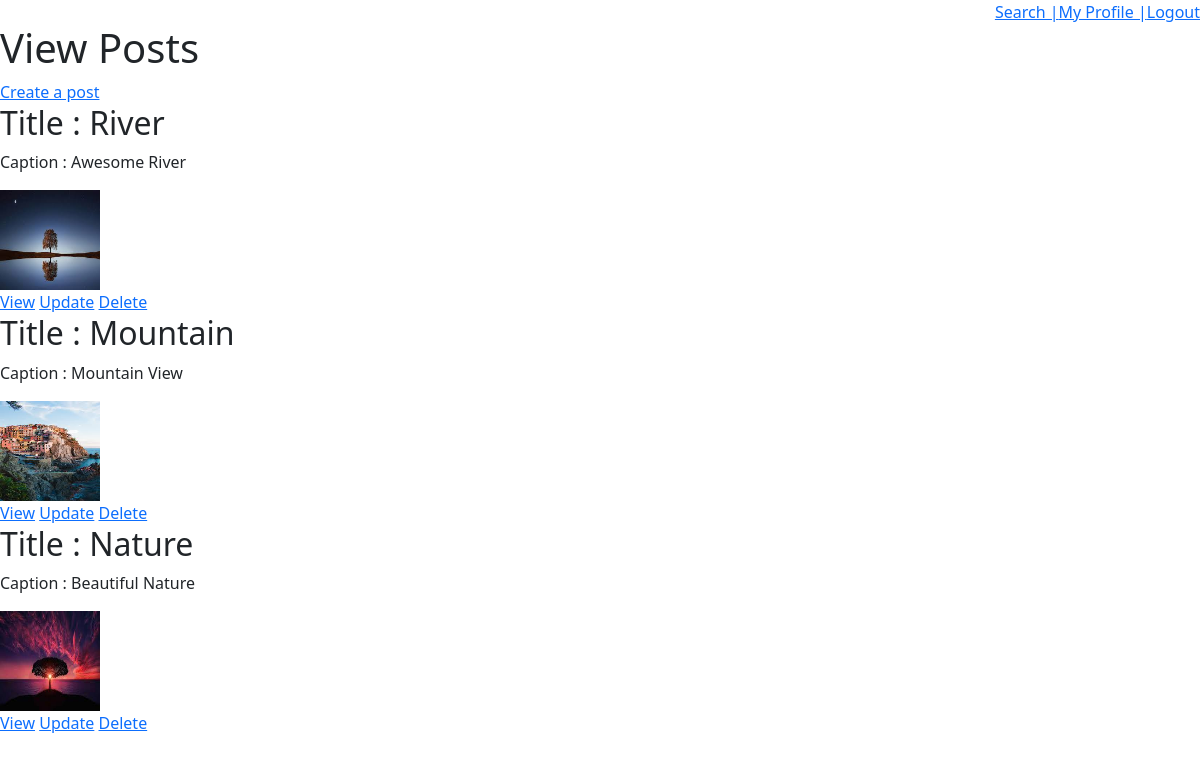
/viewposts (signed in), run on the app's committed database.
### src/models.py (models this page shows)
class BlogPost(db.Model):
    __tablename__ = 'blog_posts'
    id = db.Column(db.Integer, primary_key=True)
    title = db.Column(db.String(100), nullable=False)
    caption = db.Column(db.String(200), nullable=False)
    image_url = db.Column(db.String(200), nullable=False)
    timestamp = db.Column(db.DateTime, default=datetime.utcnow)
    user_id = db.Column(db.Integer, db.ForeignKey('users.id'), nullable=False)
    user = db.relationship('User', backref=db.backref('author_of_post', lazy=True))

### src/viewposts.py (the view)
class ViewPosts(Resource):
    def get(self):
        if 'username' not in session:
            return make_response(redirect('/'))
        posts = BlogPost.query.filter_by(user_id=session['user_id']).all()
        return make_response(render_template('viewposts.html', posts=posts, user=User.query.get(session['user_id'])),200)

### src/templates/viewposts.html (shortened to what this page needs)
<!DOCTYPE html>
<html>
<head>
    <link rel="stylesheet" href="{{ url_for('static', filename="CSS/style.css") }}">
</head>
<body>
<div style="display:flex;justify-content:flex-end">
    <a href="{{ url_for('search') }}">Search | </a>
    <a href="{{ url_for('profile', username=user.username) }}">My Profile | </a>
    <a href="{{ url_for('logout') }}">Logout </a>
</div>
<h1>View Posts</h1>
<nav>
    <a href="{{ url_for('createpost') }}">Create a post</a>
</nav>
{% for post in posts %}
    <div class="post">
        <h2>Title : {{ post.title }}</h2>
        <p>Caption : {{ post.caption }}</p>
        <img src="{{ url_for('static', filename="uploads/"+post.image_url) }}" width='100' height='100'>
        <br>
        {% if post.user_id == user.id %}
            <a href="{{ url_for('viewpost', post_id=post.id) }}">View</a>
            <a href="{{ url_for('updatepost', post_id=post.id) }}">Update</a>
            <a href="{{ url_for('deletepost', post_id=post.id) }}">Delete</a>
        {% endif %}
    </div>
{% endfor %}
</body>
</html>

### data on the page
BlogPost: title "River", caption "Awesome River", image_url (picture)
BlogPost: title "Mountain", caption "Mountain View", image_url (picture)
BlogPost: title "Nature", caption "Beautiful Nature", image_url (picture)
